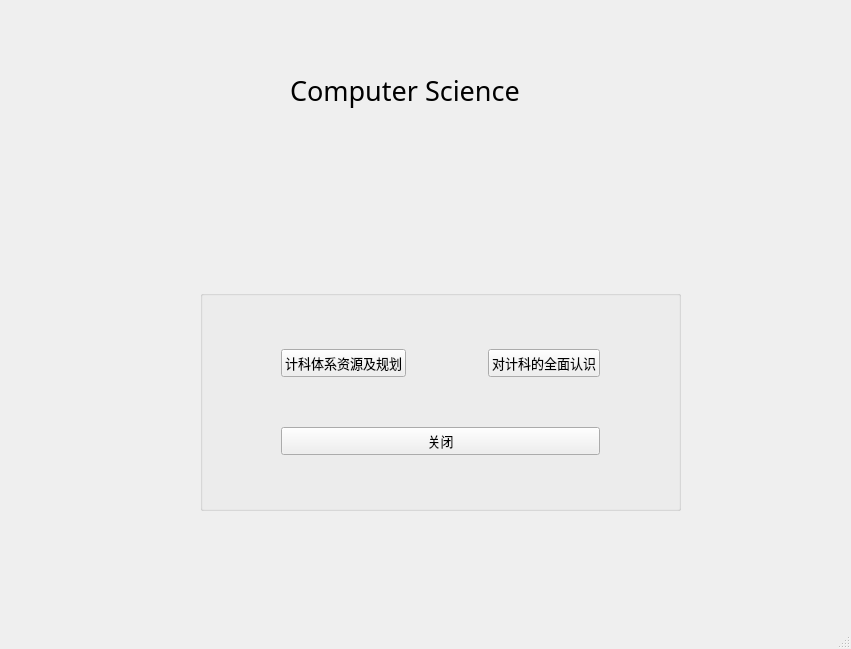
<?xml version="1.0" encoding="UTF-8"?>
<ui version="4.0">
 <class>Win1</class>
 <widget class="QMainWindow" name="Win1">
  <property name="geometry">
   <rect>
    <x>0</x>
    <y>0</y>
    <width>851</width>
    <height>649</height>
   </rect>
  </property>
  <property name="minimumSize">
   <size>
    <width>851</width>
    <height>649</height>
   </size>
  </property>
  <property name="maximumSize">
   <size>
    <width>851</width>
    <height>649</height>
   </size>
  </property>
  <property name="windowTitle">
   <string>MainWindow</string>
  </property>
  <widget class="QWidget" name="centralwidget">
   <widget class="QGroupBox" name="groupBox">
    <property name="geometry">
     <rect>
      <x>200</x>
      <y>290</y>
      <width>481</width>
      <height>221</height>
     </rect>
    </property>
    <property name="title">
     <string/>
    </property>
    <layout class="QGridLayout" name="gridLayout">
     <item row="0" column="0">
      <spacer name="horizontalSpacer">
       <property name="orientation">
        <enum>Qt::Horizontal</enum>
       </property>
       <property name="sizeHint" stdset="0">
        <size>
         <width>40</width>
         <height>20</height>
        </size>
       </property>
      </spacer>
     </item>
     <item row="0" column="1">
      <widget class="QPushButton" name="btn1">
       <property name="font">
        <font>
         <family>黑体</family>
         <pointsize>10</pointsize>
        </font>
       </property>
       <property name="text">
        <string>计科体系资源及规划</string>
       </property>
      </widget>
     </item>
     <item row="0" column="2">
      <spacer name="horizontalSpacer_5">
       <property name="orientation">
        <enum>Qt::Horizontal</enum>
       </property>
       <property name="sizeHint" stdset="0">
        <size>
         <width>40</width>
         <height>20</height>
        </size>
       </property>
      </spacer>
     </item>
     <item row="0" column="3">
      <widget class="QPushButton" name="btn2">
       <property name="font">
        <font>
         <family>黑体</family>
         <pointsize>10</pointsize>
        </font>
       </property>
       <property name="text">
        <string>对计科的全面认识</string>
       </property>
      </widget>
     </item>
     <item row="0" column="4">
      <spacer name="horizontalSpacer_2">
       <property name="orientation">
        <enum>Qt::Horizontal</enum>
       </property>
       <property name="sizeHint" stdset="0">
        <size>
         <width>40</width>
         <height>20</height>
        </size>
       </property>
      </spacer>
     </item>
     <item row="1" column="0">
      <spacer name="horizontalSpacer_3">
       <property name="orientation">
        <enum>Qt::Horizontal</enum>
       </property>
       <property name="sizeHint" stdset="0">
        <size>
         <width>40</width>
         <height>20</height>
        </size>
       </property>
      </spacer>
     </item>
     <item row="1" column="1" colspan="3">
      <widget class="QPushButton" name="btn">
       <property name="font">
        <font>
         <family>黑体</family>
         <pointsize>10</pointsize>
        </font>
       </property>
       <property name="text">
        <string>关闭</string>
       </property>
      </widget>
     </item>
     <item row="1" column="4">
      <spacer name="horizontalSpacer_4">
       <property name="orientation">
        <enum>Qt::Horizontal</enum>
       </property>
       <property name="sizeHint" stdset="0">
        <size>
         <width>40</width>
         <height>20</height>
        </size>
       </property>
      </spacer>
     </item>
    </layout>
   </widget>
   <widget class="QLabel" name="label">
    <property name="geometry">
     <rect>
      <x>290</x>
      <y>50</y>
      <width>321</width>
      <height>81</height>
     </rect>
    </property>
    <property name="font">
     <font>
      <family>楷体</family>
      <pointsize>20</pointsize>
     </font>
    </property>
    <property name="text">
     <string>Computer Science</string>
    </property>
   </widget>
  </widget>
  <widget class="QMenuBar" name="menubar">
   <property name="geometry">
    <rect>
     <x>0</x>
     <y>0</y>
     <width>851</width>
     <height>26</height>
    </rect>
   </property>
  </widget>
  <widget class="QStatusBar" name="statusbar"/>
 </widget>
 <resources/>
 <connections/>
</ui>
